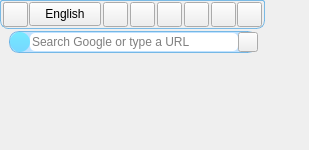
<?xml version="1.0" encoding="UTF-8"?>
<ui version="4.0">
 <class>Form</class>
 <widget class="QWidget" name="Form">
  <property name="enabled">
   <bool>true</bool>
  </property>
  <property name="geometry">
   <rect>
    <x>0</x>
    <y>0</y>
    <width>309</width>
    <height>150</height>
   </rect>
  </property>
  <property name="minimumSize">
   <size>
    <width>0</width>
    <height>30</height>
   </size>
  </property>
  <property name="windowTitle">
   <string>Nms Voice pad</string>
  </property>
  <widget class="QFrame" name="frame">
   <property name="enabled">
    <bool>true</bool>
   </property>
   <property name="geometry">
    <rect>
     <x>0</x>
     <y>0</y>
     <width>265</width>
     <height>29</height>
    </rect>
   </property>
   <property name="styleSheet">
    <string notr="true">QFrame{
	border-top-right-radius: 2px;
	border-top-left-radius: 2px;
	border-bottom-right-radius: 8px;
	border-bottom-left-radius: 8px;
 border:1px solid rgba(93, 173, 226, 205 );
}
QFrame:hover{
 background-color: rgba(108, 177, 223, 80);
 border:2px solid rgba(108, 177, 223, 150 );

}
 </string>
   </property>
   <property name="frameShape">
    <enum>QFrame::StyledPanel</enum>
   </property>
   <property name="frameShadow">
    <enum>QFrame::Raised</enum>
   </property>
   <widget class="QPushButton" name="Mic_btn">
    <property name="geometry">
     <rect>
      <x>3</x>
      <y>2</y>
      <width>25</width>
      <height>25</height>
     </rect>
    </property>
    <property name="cursor">
     <cursorShape>PointingHandCursor</cursorShape>
    </property>
    <property name="mouseTracking">
     <bool>false</bool>
    </property>
    <property name="focusPolicy">
     <enum>Qt::ClickFocus</enum>
    </property>
    <property name="toolTip">
     <string/>
    </property>
    <property name="toolTipDuration">
     <number>2</number>
    </property>
    <property name="statusTip">
     <string/>
    </property>
    <property name="accessibleName">
     <string/>
    </property>
    <property name="styleSheet">
     <string notr="true">QPushButton{
border-bottom-left-radius:5px;
border-top-right-radius: 5px;
border-bottom-right-radius: 5px;
border-top-left-radius:5px;
font: 10pt &quot;Arial&quot;;
 	 color: qlineargradient(spread:pad, x1:0, y1:0, x2:0, y2:1, stop:0 rgba(33, 33, 33, 150), stop:1 rgba(75, 75, 75, 150));
	 background-color:qlineargradient(spread:pad, x1:1, y1:0, x2:1, y2:1, stop:0 rgba(0, 244, 255, 100), stop:1 rgba(2, 200, 255,100));
	 
}
QPushButton:hover{
color: qlineargradient(spread:pad, x1:0, y1:0, x2:1, y2:1, stop:0 rgba(63, 63, 63, 255), stop:1 rgba(33, 33, 33, 255));
 background-color: qlineargradient(spread:pad, x1:0.505636, y1:0.221, x2:0.431818, y2:1, stop:0 rgba(89, 255, 255, 255), stop:1 rgba(60, 138, 255, 255));

}

QPushButton:pressed{
background-color: qlineargradient(spread:pad, x1:0.767, y1:1, x2:1, y2:0, stop:0 rgba(0, 244, 255, 250), stop:1 rgba(3, 115, 255, 250));\n&quot;

}</string>
    </property>
    <property name="text">
     <string/>
    </property>
    <property name="icon">
     <iconset>
      <normaloff>Imgs/Mic 2 png.png</normaloff>Imgs/Mic 2 png.png</iconset>
    </property>
    <property name="iconSize">
     <size>
      <width>22</width>
      <height>22</height>
     </size>
    </property>
    <property name="shortcut">
     <string>Ctrl+Shift+S</string>
    </property>
    <property name="autoDefault">
     <bool>false</bool>
    </property>
   </widget>
   <widget class="QPushButton" name="Settings_btn">
    <property name="geometry">
     <rect>
      <x>211</x>
      <y>2</y>
      <width>25</width>
      <height>25</height>
     </rect>
    </property>
    <property name="cursor">
     <cursorShape>PointingHandCursor</cursorShape>
    </property>
    <property name="contextMenuPolicy">
     <enum>Qt::CustomContextMenu</enum>
    </property>
    <property name="toolTip">
     <string comment="Add Language" extracomment="Add Language"/>
    </property>
    <property name="toolTipDuration">
     <number>1</number>
    </property>
    <property name="statusTip">
     <string comment="Add Language" extracomment="Add Language"/>
    </property>
    <property name="whatsThis">
     <string comment="Add language" extracomment="Add language"/>
    </property>
    <property name="accessibleName">
     <string comment="Add Language" extracomment="Add Language"/>
    </property>
    <property name="accessibleDescription">
     <string comment="Add Language" extracomment="Add Language"/>
    </property>
    <property name="styleSheet">
     <string notr="true">QPushButton{
border-bottom-left-radius:5px;
border-top-right-radius: 5px;
border-bottom-right-radius: 5px;
border-top-left-radius:5px;
font: 10pt &quot;Arial&quot;;
 	 color: qlineargradient(spread:pad, x1:0, y1:0, x2:0, y2:1, stop:0 rgba(33, 33, 33, 150), stop:1 rgba(75, 75, 75, 150));
	 background-color:qlineargradient(spread:pad, x1:1, y1:0, x2:1, y2:1, stop:0 rgba(0, 244, 255, 100), stop:1 rgba(2, 200, 255,100));
	 
}
QPushButton:hover{
color: qlineargradient(spread:pad, x1:0, y1:0, x2:1, y2:1, stop:0 rgba(63, 63, 63, 255), stop:1 rgba(33, 33, 33, 255));
 background-color: qlineargradient(spread:pad, x1:0.505636, y1:0.221, x2:0.431818, y2:1, stop:0 rgba(89, 255, 255, 255), stop:1 rgba(60, 138, 255, 255));

}

QPushButton:pressed{
background-color: qlineargradient(spread:pad, x1:0.767, y1:1, x2:1, y2:0, stop:0 rgba(0, 244, 255, 250), stop:1 rgba(3, 115, 255, 250));\n&quot;

}</string>
    </property>
    <property name="text">
     <string/>
    </property>
    <property name="icon">
     <iconset>
      <normaloff>Imgs/Gear 4.png</normaloff>Imgs/Gear 4.png</iconset>
    </property>
    <property name="iconSize">
     <size>
      <width>22</width>
      <height>22</height>
     </size>
    </property>
   </widget>
   <widget class="QPushButton" name="OnScreenKeyboardBtn">
    <property name="geometry">
     <rect>
      <x>157</x>
      <y>2</y>
      <width>25</width>
      <height>25</height>
     </rect>
    </property>
    <property name="cursor">
     <cursorShape>PointingHandCursor</cursorShape>
    </property>
    <property name="focusPolicy">
     <enum>Qt::NoFocus</enum>
    </property>
    <property name="contextMenuPolicy">
     <enum>Qt::PreventContextMenu</enum>
    </property>
    <property name="toolTip">
     <string comment="Add Language" extracomment="Add Language"/>
    </property>
    <property name="toolTipDuration">
     <number>1</number>
    </property>
    <property name="statusTip">
     <string comment="Add Language" extracomment="Add Language"/>
    </property>
    <property name="whatsThis">
     <string comment="Add language" extracomment="Add language"/>
    </property>
    <property name="accessibleName">
     <string comment="Add Language" extracomment="Add Language"/>
    </property>
    <property name="accessibleDescription">
     <string comment="Add Language" extracomment="Add Language"/>
    </property>
    <property name="styleSheet">
     <string notr="true">QPushButton{
border-bottom-left-radius:5px;
border-top-right-radius: 5px;
border-bottom-right-radius: 5px;
border-top-left-radius:5px;
font: 10pt &quot;Arial&quot;;
 	 color: qlineargradient(spread:pad, x1:0, y1:0, x2:0, y2:1, stop:0 rgba(33, 33, 33, 150), stop:1 rgba(75, 75, 75, 150));
	 background-color:qlineargradient(spread:pad, x1:1, y1:0, x2:1, y2:1, stop:0 rgba(0, 244, 255, 100), stop:1 rgba(2, 200, 255,100));
	 
}
QPushButton:hover{
color: qlineargradient(spread:pad, x1:0, y1:0, x2:1, y2:1, stop:0 rgba(63, 63, 63, 255), stop:1 rgba(33, 33, 33, 255));
 background-color: qlineargradient(spread:pad, x1:0.505636, y1:0.221, x2:0.431818, y2:1, stop:0 rgba(89, 255, 255, 255), stop:1 rgba(60, 138, 255, 255));

}

QPushButton:pressed{
background-color: qlineargradient(spread:pad, x1:0.767, y1:1, x2:1, y2:0, stop:0 rgba(0, 244, 255, 250), stop:1 rgba(3, 115, 255, 250));\n&quot;

}</string>
    </property>
    <property name="text">
     <string/>
    </property>
    <property name="icon">
     <iconset>
      <normaloff>Imgs/OSK logo png.png</normaloff>Imgs/OSK logo png.png</iconset>
    </property>
    <property name="iconSize">
     <size>
      <width>22</width>
      <height>22</height>
     </size>
    </property>
   </widget>
   <widget class="QPushButton" name="ScriptPad_btn">
    <property name="geometry">
     <rect>
      <x>103</x>
      <y>2</y>
      <width>25</width>
      <height>25</height>
     </rect>
    </property>
    <property name="cursor">
     <cursorShape>PointingHandCursor</cursorShape>
    </property>
    <property name="focusPolicy">
     <enum>Qt::NoFocus</enum>
    </property>
    <property name="contextMenuPolicy">
     <enum>Qt::PreventContextMenu</enum>
    </property>
    <property name="toolTip">
     <string comment="Add Language" extracomment="Add Language"/>
    </property>
    <property name="toolTipDuration">
     <number>1</number>
    </property>
    <property name="statusTip">
     <string comment="Add Language" extracomment="Add Language"/>
    </property>
    <property name="whatsThis">
     <string comment="Add language" extracomment="Add language"/>
    </property>
    <property name="accessibleName">
     <string comment="Add Language" extracomment="Add Language"/>
    </property>
    <property name="accessibleDescription">
     <string comment="Add Language" extracomment="Add Language"/>
    </property>
    <property name="styleSheet">
     <string notr="true">QPushButton{
border-bottom-left-radius:5px;
border-top-right-radius: 5px;
border-bottom-right-radius: 5px;
border-top-left-radius:5px;
font: 10pt &quot;Arial&quot;;
 	 color: qlineargradient(spread:pad, x1:0, y1:0, x2:0, y2:1, stop:0 rgba(33, 33, 33, 150), stop:1 rgba(75, 75, 75, 150));
	 background-color:qlineargradient(spread:pad, x1:1, y1:0, x2:1, y2:1, stop:0 rgba(0, 244, 255, 100), stop:1 rgba(2, 200, 255,100));
	 
}
QPushButton:hover{
color: qlineargradient(spread:pad, x1:0, y1:0, x2:1, y2:1, stop:0 rgba(63, 63, 63, 255), stop:1 rgba(33, 33, 33, 255));
 background-color: qlineargradient(spread:pad, x1:0.505636, y1:0.221, x2:0.431818, y2:1, stop:0 rgba(89, 255, 255, 255), stop:1 rgba(60, 138, 255, 255));

}

QPushButton:pressed{
background-color: qlineargradient(spread:pad, x1:0.767, y1:1, x2:1, y2:0, stop:0 rgba(0, 244, 255, 250), stop:1 rgba(3, 115, 255, 250));\n&quot;

}</string>
    </property>
    <property name="text">
     <string/>
    </property>
    <property name="icon">
     <iconset>
      <normaloff>Imgs/Doc pad PNG.png</normaloff>Imgs/Doc pad PNG.png</iconset>
    </property>
    <property name="iconSize">
     <size>
      <width>22</width>
      <height>22</height>
     </size>
    </property>
   </widget>
   <widget class="QPushButton" name="Wav_to_Text_button">
    <property name="geometry">
     <rect>
      <x>130</x>
      <y>2</y>
      <width>25</width>
      <height>25</height>
     </rect>
    </property>
    <property name="cursor">
     <cursorShape>PointingHandCursor</cursorShape>
    </property>
    <property name="focusPolicy">
     <enum>Qt::NoFocus</enum>
    </property>
    <property name="contextMenuPolicy">
     <enum>Qt::PreventContextMenu</enum>
    </property>
    <property name="toolTip">
     <string comment="Add Language" extracomment="Add Language"/>
    </property>
    <property name="toolTipDuration">
     <number>1</number>
    </property>
    <property name="statusTip">
     <string comment="Add Language" extracomment="Add Language"/>
    </property>
    <property name="whatsThis">
     <string comment="Add language" extracomment="Add language"/>
    </property>
    <property name="accessibleName">
     <string comment="Add Language" extracomment="Add Language"/>
    </property>
    <property name="accessibleDescription">
     <string comment="Add Language" extracomment="Add Language"/>
    </property>
    <property name="styleSheet">
     <string notr="true">QPushButton{
border-bottom-left-radius:5px;
border-top-right-radius: 5px;
border-bottom-right-radius: 5px;
border-top-left-radius:5px;
font: 10pt &quot;Arial&quot;;
 	 color: qlineargradient(spread:pad, x1:0, y1:0, x2:0, y2:1, stop:0 rgba(33, 33, 33, 150), stop:1 rgba(75, 75, 75, 150));
	 background-color:qlineargradient(spread:pad, x1:1, y1:0, x2:1, y2:1, stop:0 rgba(0, 244, 255, 100), stop:1 rgba(2, 200, 255,100));
	 
}
QPushButton:hover{
color: qlineargradient(spread:pad, x1:0, y1:0, x2:1, y2:1, stop:0 rgba(63, 63, 63, 255), stop:1 rgba(33, 33, 33, 255));
 background-color: qlineargradient(spread:pad, x1:0.505636, y1:0.221, x2:0.431818, y2:1, stop:0 rgba(89, 255, 255, 255), stop:1 rgba(60, 138, 255, 255));

}

QPushButton:pressed{
background-color: qlineargradient(spread:pad, x1:0.767, y1:1, x2:1, y2:0, stop:0 rgba(0, 244, 255, 250), stop:1 rgba(3, 115, 255, 250));\n&quot;

}</string>
    </property>
    <property name="text">
     <string/>
    </property>
    <property name="icon">
     <iconset>
      <normaloff>Imgs/Wav to text 2 png.png</normaloff>Imgs/Wav to text 2 png.png</iconset>
    </property>
    <property name="iconSize">
     <size>
      <width>22</width>
      <height>22</height>
     </size>
    </property>
   </widget>
   <widget class="QLabel" name="Listining_label">
    <property name="enabled">
     <bool>true</bool>
    </property>
    <property name="geometry">
     <rect>
      <x>31</x>
      <y>2</y>
      <width>68</width>
      <height>24</height>
     </rect>
    </property>
    <property name="styleSheet">
     <string notr="true">QLabel{
border:none;
	background-color: rgba(250, 250, 250, 100);

	border-radius: 0px;
	
	font: 10pt &quot;Arial&quot;;
}</string>
    </property>
    <property name="text">
     <string>Listening...</string>
    </property>
    <property name="alignment">
     <set>Qt::AlignCenter</set>
    </property>
   </widget>
   <widget class="QPushButton" name="Stop_btn">
    <property name="geometry">
     <rect>
      <x>3</x>
      <y>2</y>
      <width>25</width>
      <height>25</height>
     </rect>
    </property>
    <property name="cursor">
     <cursorShape>PointingHandCursor</cursorShape>
    </property>
    <property name="mouseTracking">
     <bool>false</bool>
    </property>
    <property name="focusPolicy">
     <enum>Qt::ClickFocus</enum>
    </property>
    <property name="toolTip">
     <string/>
    </property>
    <property name="toolTipDuration">
     <number>2</number>
    </property>
    <property name="statusTip">
     <string/>
    </property>
    <property name="accessibleName">
     <string/>
    </property>
    <property name="styleSheet">
     <string notr="true">QPushButton{
border-bottom-left-radius:5px;
border-top-right-radius: 5px;
border-bottom-right-radius: 5px;
border-top-left-radius:5px;
font: 10pt &quot;Arial&quot;;
 	 color: qlineargradient(spread:pad, x1:0, y1:0, x2:0, y2:1, stop:0 rgba(33, 33, 33, 150), stop:1 rgba(75, 75, 75, 150));
	 background-color:qlineargradient(spread:pad, x1:1, y1:0, x2:1, y2:1, stop:0 rgba(0, 244, 255, 100), stop:1 rgba(2, 200, 255,100));
	 
}
QPushButton:hover{
color: qlineargradient(spread:pad, x1:0, y1:0, x2:1, y2:1, stop:0 rgba(63, 63, 63, 255), stop:1 rgba(33, 33, 33, 255));
 background-color: qlineargradient(spread:pad, x1:0.505636, y1:0.221, x2:0.431818, y2:1, stop:0 rgba(89, 255, 255, 255), stop:1 rgba(60, 138, 255, 255));

}

QPushButton:pressed{
background-color: qlineargradient(spread:pad, x1:0.767, y1:1, x2:1, y2:0, stop:0 rgba(0, 244, 255, 250), stop:1 rgba(3, 115, 255, 250));\n&quot;

}</string>
    </property>
    <property name="text">
     <string/>
    </property>
    <property name="icon">
     <iconset>
      <normaloff>Imgs/Stop 2 png.png</normaloff>Imgs/Stop 2 png.png</iconset>
    </property>
    <property name="iconSize">
     <size>
      <width>22</width>
      <height>22</height>
     </size>
    </property>
    <property name="autoDefault">
     <bool>false</bool>
    </property>
   </widget>
   <widget class="QPushButton" name="Close_btn">
    <property name="geometry">
     <rect>
      <x>237</x>
      <y>2</y>
      <width>25</width>
      <height>25</height>
     </rect>
    </property>
    <property name="cursor">
     <cursorShape>PointingHandCursor</cursorShape>
    </property>
    <property name="toolTip">
     <string comment="Add Language" extracomment="Add Language"/>
    </property>
    <property name="toolTipDuration">
     <number>1</number>
    </property>
    <property name="statusTip">
     <string comment="Add Language" extracomment="Add Language"/>
    </property>
    <property name="whatsThis">
     <string comment="Add language" extracomment="Add language"/>
    </property>
    <property name="accessibleName">
     <string comment="Add Language" extracomment="Add Language"/>
    </property>
    <property name="accessibleDescription">
     <string comment="Add Language" extracomment="Add Language"/>
    </property>
    <property name="styleSheet">
     <string notr="true">QPushButton{
border-bottom-left-radius:5px;
border-top-right-radius: 5px;
border-bottom-right-radius: 5px;
border-top-left-radius:5px;
font: 10pt &quot;Arial&quot;;
 	 color: qlineargradient(spread:pad, x1:0, y1:0, x2:0, y2:1, stop:0 rgba(33, 33, 33, 150), stop:1 rgba(75, 75, 75, 150));
	 background-color:qlineargradient(spread:pad, x1:1, y1:0, x2:1, y2:1, stop:0 rgba(0, 244, 255, 100), stop:1 rgba(2, 200, 255,100));
	 
}
QPushButton:hover{
color: qlineargradient(spread:pad, x1:0, y1:0, x2:1, y2:1, stop:0 rgba(63, 63, 63, 255), stop:1 rgba(33, 33, 33, 255));
 background-color: qlineargradient(spread:pad, x1:0.505636, y1:0.221, x2:0.431818, y2:1, stop:0 rgba(89, 255, 255, 255), stop:1 rgba(60, 138, 255, 255));

}

QPushButton:pressed{
background-color: qlineargradient(spread:pad, x1:0.767, y1:1, x2:1, y2:0, stop:0 rgba(0, 244, 255, 250), stop:1 rgba(3, 115, 255, 250));\n&quot;

}</string>
    </property>
    <property name="text">
     <string/>
    </property>
    <property name="icon">
     <iconset>
      <normaloff>Imgs/Close final correction.png</normaloff>Imgs/Close final correction.png</iconset>
    </property>
    <property name="iconSize">
     <size>
      <width>22</width>
      <height>22</height>
     </size>
    </property>
   </widget>
   <widget class="QProgressBar" name="progressBar">
    <property name="geometry">
     <rect>
      <x>30</x>
      <y>2</y>
      <width>71</width>
      <height>24</height>
     </rect>
    </property>
    <property name="styleSheet">
     <string notr="true">QProgressBar{
	border:1px solid white;
	border-radius: 4px;
	color: Black;
	border-color: rgb(0, 102, 226);
}
QProgressBar::chunk {
	
	background-color: qlineargradient(spread:pad, x1:1, y1:1, x2:1, y2:0.261, stop:0 rgba(0, 0, 0, 255), stop:0.0227273 rgba(20, 158, 0, 255), stop:1 rgba(59, 255, 0, 255));
	border-radius :4px;
	
}
</string>
    </property>
    <property name="value">
     <number>24</number>
    </property>
    <property name="alignment">
     <set>Qt::AlignRight|Qt::AlignTrailing|Qt::AlignVCenter</set>
    </property>
    <property name="textVisible">
     <bool>false</bool>
    </property>
   </widget>
   <widget class="QPushButton" name="OCR_Btn">
    <property name="geometry">
     <rect>
      <x>184</x>
      <y>2</y>
      <width>25</width>
      <height>25</height>
     </rect>
    </property>
    <property name="cursor">
     <cursorShape>PointingHandCursor</cursorShape>
    </property>
    <property name="focusPolicy">
     <enum>Qt::NoFocus</enum>
    </property>
    <property name="contextMenuPolicy">
     <enum>Qt::PreventContextMenu</enum>
    </property>
    <property name="toolTip">
     <string comment="Add Language" extracomment="Add Language"/>
    </property>
    <property name="toolTipDuration">
     <number>1</number>
    </property>
    <property name="statusTip">
     <string comment="Add Language" extracomment="Add Language"/>
    </property>
    <property name="whatsThis">
     <string comment="Add language" extracomment="Add language"/>
    </property>
    <property name="accessibleName">
     <string comment="Add Language" extracomment="Add Language"/>
    </property>
    <property name="accessibleDescription">
     <string comment="Add Language" extracomment="Add Language"/>
    </property>
    <property name="styleSheet">
     <string notr="true">QPushButton{
border-bottom-left-radius:5px;
border-top-right-radius: 5px;
border-bottom-right-radius: 5px;
border-top-left-radius:5px;
font: 10pt &quot;Arial&quot;;
 	 color: qlineargradient(spread:pad, x1:0, y1:0, x2:0, y2:1, stop:0 rgba(33, 33, 33, 150), stop:1 rgba(75, 75, 75, 150));
	 background-color:qlineargradient(spread:pad, x1:1, y1:0, x2:1, y2:1, stop:0 rgba(0, 244, 255, 100), stop:1 rgba(2, 200, 255,100));
	 
}
QPushButton:hover{
color: qlineargradient(spread:pad, x1:0, y1:0, x2:1, y2:1, stop:0 rgba(63, 63, 63, 255), stop:1 rgba(33, 33, 33, 255));
 background-color: qlineargradient(spread:pad, x1:0.505636, y1:0.221, x2:0.431818, y2:1, stop:0 rgba(89, 255, 255, 255), stop:1 rgba(60, 138, 255, 255));

}

QPushButton:pressed{
background-color: qlineargradient(spread:pad, x1:0.767, y1:1, x2:1, y2:0, stop:0 rgba(0, 244, 255, 250), stop:1 rgba(3, 115, 255, 250));\n&quot;

}</string>
    </property>
    <property name="text">
     <string/>
    </property>
    <property name="icon">
     <iconset>
      <normaloff>Imgs/OCR_png.png</normaloff>Imgs/OCR_png.png</iconset>
    </property>
    <property name="iconSize">
     <size>
      <width>22</width>
      <height>22</height>
     </size>
    </property>
   </widget>
   <widget class="QPushButton" name="Lang_Button">
    <property name="geometry">
     <rect>
      <x>29</x>
      <y>2</y>
      <width>72</width>
      <height>24</height>
     </rect>
    </property>
    <property name="styleSheet">
     <string notr="true">QPushButton{
border-bottom-left-radius:5px;
border-top-right-radius: 5px;
border-bottom-right-radius: 5px;
border-top-left-radius:5px;
font: 12pt &quot;Arial&quot;;
 	 color: black;
	border: 1px solid rgb(3, 134, 253);
	 background-color:qlineargradient(spread:pad, x1:1, y1:0, x2:1, y2:1, stop:0 rgba(0, 244, 255, 200), stop:1 rgba(2, 200, 255,215));
	background-color: qlineargradient(spread:pad, x1:1, y1:1, x2:1, y2:0, stop:0 rgba(207, 207, 207, 200), stop:1 rgba(245, 245, 245, 220));
	 
}
QPushButton:hover{
color: qlineargradient(spread:pad, x1:0, y1:0, x2:1, y2:1, stop:0 rgba(63, 63, 63, 255), stop:1 rgba(33, 33, 33, 255));
 background-color: qlineargradient(spread:pad, x1:0.505636, y1:0.221, x2:0.431818, y2:1, stop:0 rgba(89, 255, 255, 255), stop:1 rgba(60, 138, 255, 255));
	background-color: qlineargradient(spread:pad, x1:1, y1:1, x2:0.977727, y2:0, stop:0 rgba(160, 207, 255, 255), stop:1 rgba(255, 255, 255, 255));
}

QPushButton:pressed{
background-color: qlineargradient(spread:pad, x1:0.767, y1:1, x2:1, y2:0, stop:0 rgba(0, 244, 255, 250), stop:1 rgba(3, 115, 255, 250));\n&quot;

}</string>
    </property>
    <property name="text">
     <string>English</string>
    </property>
    <property name="shortcut">
     <string>Ctrl+Alt+S</string>
    </property>
   </widget>
   <zorder>progressBar</zorder>
   <zorder>Mic_btn</zorder>
   <zorder>Settings_btn</zorder>
   <zorder>OnScreenKeyboardBtn</zorder>
   <zorder>ScriptPad_btn</zorder>
   <zorder>Wav_to_Text_button</zorder>
   <zorder>Listining_label</zorder>
   <zorder>Stop_btn</zorder>
   <zorder>Close_btn</zorder>
   <zorder>OCR_Btn</zorder>
   <zorder>Lang_Button</zorder>
  </widget>
  <widget class="QFrame" name="frame_2">
   <property name="geometry">
    <rect>
     <x>9</x>
     <y>31</y>
     <width>249</width>
     <height>22</height>
    </rect>
   </property>
   <property name="styleSheet">
    <string notr="true">
QFrame{
	border-top-right-radius: 10px;
	border-top-left-radius: 10px;
	border-bottom-right-radius: 10px;
	border-bottom-left-radius: 10px;
	 border:1px solid rgba(93, 173, 226, 205 );
	background-color: rgb(193, 226, 255);
}</string>
   </property>
   <property name="frameShape">
    <enum>QFrame::StyledPanel</enum>
   </property>
   <property name="frameShadow">
    <enum>QFrame::Raised</enum>
   </property>
   <widget class="QLineEdit" name="lineEdit">
    <property name="geometry">
     <rect>
      <x>21</x>
      <y>2</y>
      <width>208</width>
      <height>18</height>
     </rect>
    </property>
    <property name="styleSheet">
     <string notr="true">border-bottom-left-radius:5px;
border-top-right-radius: 5px;
border-bottom-right-radius: 5px;
border-top-left-radius:5px;
font: 11pt &quot;MS Shell Dlg 2&quot;;</string>
    </property>
    <property name="placeholderText">
     <string>Search Google or type a URL</string>
    </property>
   </widget>
   <widget class="QPushButton" name="pushButton">
    <property name="geometry">
     <rect>
      <x>229</x>
      <y>1</y>
      <width>20</width>
      <height>20</height>
     </rect>
    </property>
    <property name="styleSheet">
     <string notr="true">QPushButton{
border-bottom-left-radius:10px;
border-top-right-radius: 10px;
border-bottom-right-radius: 10px;
border-top-left-radius:10px;
font: 10pt &quot;Arial&quot;;
 	 color: qlineargradient(spread:pad, x1:0, y1:0, x2:0, y2:1, stop:0 rgba(33, 33, 33, 150), stop:1 rgba(75, 75, 75, 150));
	 background-color:qlineargradient(spread:pad, x1:1, y1:0, x2:1, y2:1, stop:0 rgba(0, 244, 255, 100), stop:1 rgba(2, 200, 255,100));
	 
}
QPushButton:hover{
color: qlineargradient(spread:pad, x1:0, y1:0, x2:1, y2:1, stop:0 rgba(63, 63, 63, 255), stop:1 rgba(33, 33, 33, 255));
 background-color: qlineargradient(spread:pad, x1:0.505636, y1:0.221, x2:0.431818, y2:1, stop:0 rgba(89, 255, 255, 255), stop:1 rgba(60, 138, 255, 255));

}

QPushButton:pressed{
background-color: qlineargradient(spread:pad, x1:0.767, y1:1, x2:1, y2:0, stop:0 rgba(0, 244, 255, 250), stop:1 rgba(3, 115, 255, 250));\n&quot;

}</string>
    </property>
    <property name="text">
     <string/>
    </property>
    <property name="icon">
     <iconset>
      <normaloff>Imgs/search.png</normaloff>Imgs/search.png</iconset>
    </property>
    <property name="iconSize">
     <size>
      <width>16</width>
      <height>16</height>
     </size>
    </property>
   </widget>
   <widget class="QPushButton" name="pushButton_2">
    <property name="geometry">
     <rect>
      <x>1</x>
      <y>1</y>
      <width>20</width>
      <height>20</height>
     </rect>
    </property>
    <property name="styleSheet">
     <string notr="true">QPushButton{
border-bottom-left-radius:10px;
border-top-right-radius: 10px;
border-bottom-right-radius: 10px;
border-top-left-radius:10px;
font: 10pt &quot;Arial&quot;;
 	 color: qlineargradient(spread:pad, x1:0, y1:0, x2:0, y2:1, stop:0 rgba(33, 33, 33, 150), stop:1 rgba(75, 75, 75, 150));
	 background-color:qlineargradient(spread:pad, x1:1, y1:0, x2:1, y2:1, stop:0 rgba(0, 244, 255, 100), stop:1 rgba(2, 200, 255,100));
	 
}
QPushButton:hover{
border-bottom-left-radius:10px;
border-top-right-radius: 10px;
border-bottom-right-radius: 10px;
border-top-left-radius:10px;
color: qlineargradient(spread:pad, x1:0, y1:0, x2:1, y2:1, stop:0 rgba(63, 63, 63, 255), stop:1 rgba(33, 33, 33, 255));
	background-color: qlineargradient(spread:pad, x1:1, y1:1, x2:0.955, y2:0, stop:0 rgba(115, 184, 255, 255), stop:1 rgba(255, 255, 255, 255));

}

QPushButton:pressed{
border-bottom-left-radius:10px;
border-top-right-radius: 10px;
border-bottom-right-radius: 10px;
border-top-left-radius:10px;
	background-color: qlineargradient(spread:pad, x1:1, y1:1, x2:1, y2:0, stop:0 rgba(180, 219, 255, 255), stop:0.994318 rgba(242, 250, 255, 255));

}</string>
    </property>
    <property name="text">
     <string/>
    </property>
    <property name="icon">
     <iconset>
      <normaloff>Imgs/google-logo-9824.png</normaloff>Imgs/google-logo-9824.png</iconset>
    </property>
   </widget>
  </widget>
 </widget>
 <resources/>
 <connections/>
</ui>
